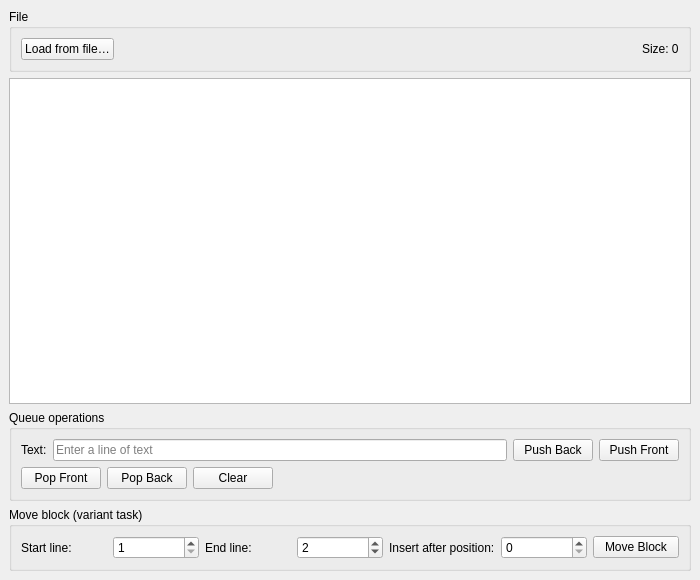
<?xml version="1.0" encoding="UTF-8"?>
<ui version="4.0">
 <class>MainWindow</class>
 <widget class="QMainWindow" name="MainWindow">
  <property name="geometry">
   <rect>
    <x>0</x>
    <y>0</y>
    <width>700</width>
    <height>580</height>
   </rect>
  </property>
  <property name="windowTitle">
   <string>Lab7 Task1 — Doubly Linked Queue</string>
  </property>
  <widget class="QWidget" name="centralwidget">
   <layout class="QVBoxLayout" name="mainLayout">
    <item>
     <widget class="QGroupBox" name="groupFile">
      <property name="title">
       <string>File</string>
      </property>
      <layout class="QHBoxLayout">
       <item>
        <widget class="QPushButton" name="btnLoad">
         <property name="text">
          <string>Load from file…</string>
         </property>
        </widget>
       </item>
       <item>
        <spacer>
         <property name="orientation">
          <enum>Qt::Orientation::Horizontal</enum>
         </property>
         <property name="sizeHint" stdset="0">
          <size>
           <width>0</width>
           <height>0</height>
          </size>
         </property>
        </spacer>
       </item>
       <item>
        <widget class="QLabel" name="labelSize">
         <property name="text">
          <string>Size: 0</string>
         </property>
        </widget>
       </item>
      </layout>
     </widget>
    </item>
    <item>
     <widget class="QListWidget" name="listWidget"/>
    </item>
    <item>
     <widget class="QGroupBox" name="groupOps">
      <property name="title">
       <string>Queue operations</string>
      </property>
      <layout class="QVBoxLayout">
       <item>
        <layout class="QHBoxLayout">
         <item>
          <widget class="QLabel" name="label_2">
           <property name="text">
            <string>Text:</string>
           </property>
          </widget>
         </item>
         <item>
          <widget class="QLineEdit" name="lineEditInput">
           <property name="placeholderText">
            <string>Enter a line of text</string>
           </property>
          </widget>
         </item>
         <item>
          <widget class="QPushButton" name="btnPushBack">
           <property name="text">
            <string>Push Back</string>
           </property>
          </widget>
         </item>
         <item>
          <widget class="QPushButton" name="btnPushFront">
           <property name="text">
            <string>Push Front</string>
           </property>
          </widget>
         </item>
        </layout>
       </item>
       <item>
        <layout class="QHBoxLayout">
         <item>
          <widget class="QPushButton" name="btnPopFront">
           <property name="text">
            <string>Pop Front</string>
           </property>
          </widget>
         </item>
         <item>
          <widget class="QPushButton" name="btnPopBack">
           <property name="text">
            <string>Pop Back</string>
           </property>
          </widget>
         </item>
         <item>
          <widget class="QPushButton" name="btnClear">
           <property name="text">
            <string>Clear</string>
           </property>
          </widget>
         </item>
         <item>
          <spacer>
           <property name="orientation">
            <enum>Qt::Orientation::Horizontal</enum>
           </property>
           <property name="sizeHint" stdset="0">
            <size>
             <width>0</width>
             <height>0</height>
            </size>
           </property>
          </spacer>
         </item>
        </layout>
       </item>
      </layout>
     </widget>
    </item>
    <item>
     <widget class="QGroupBox" name="groupMove">
      <property name="title">
       <string>Move block (variant task)</string>
      </property>
      <layout class="QHBoxLayout">
       <item>
        <widget class="QLabel" name="label">
         <property name="text">
          <string>Start line:</string>
         </property>
        </widget>
       </item>
       <item>
        <widget class="QSpinBox" name="spinStart">
         <property name="minimum">
          <number>1</number>
         </property>
         <property name="maximum">
          <number>9999</number>
         </property>
         <property name="value">
          <number>1</number>
         </property>
        </widget>
       </item>
       <item>
        <widget class="QLabel" name="label">
         <property name="text">
          <string>End line:</string>
         </property>
        </widget>
       </item>
       <item>
        <widget class="QSpinBox" name="spinEnd">
         <property name="minimum">
          <number>1</number>
         </property>
         <property name="maximum">
          <number>9999</number>
         </property>
         <property name="value">
          <number>2</number>
         </property>
        </widget>
       </item>
       <item>
        <widget class="QLabel" name="label">
         <property name="text">
          <string>Insert after position:</string>
         </property>
        </widget>
       </item>
       <item>
        <widget class="QSpinBox" name="spinTarget">
         <property name="minimum">
          <number>0</number>
         </property>
         <property name="maximum">
          <number>9999</number>
         </property>
         <property name="value">
          <number>0</number>
         </property>
        </widget>
       </item>
       <item>
        <widget class="QPushButton" name="btnMove">
         <property name="text">
          <string>Move Block</string>
         </property>
        </widget>
       </item>
      </layout>
     </widget>
    </item>
   </layout>
  </widget>
 </widget>
 <resources/>
 <connections/>
</ui>
